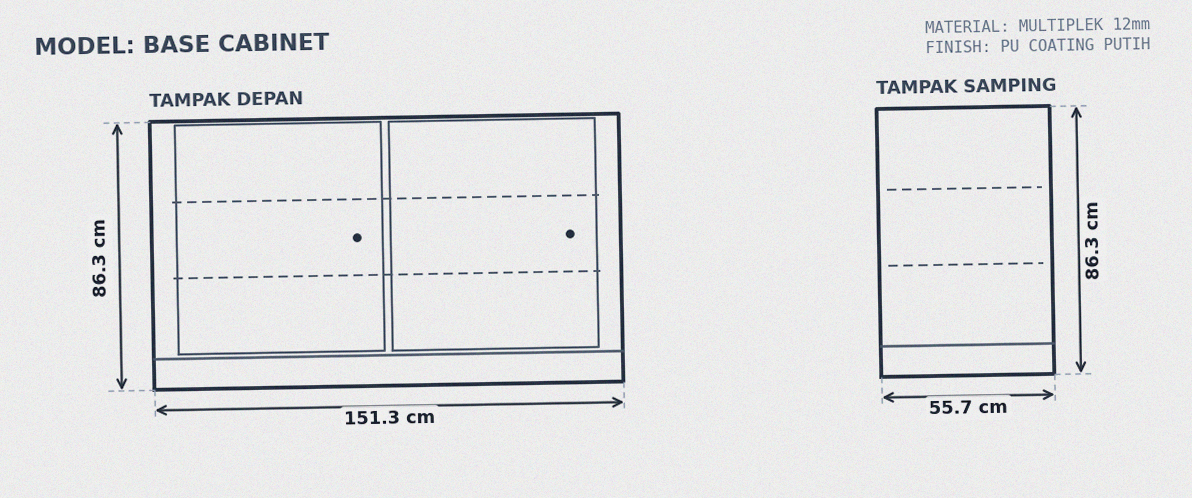
#> input picture AI Services/dataset_generator/synthetic_furniture_dataset/images/synth_0028.png, 1192 x 498 px
$ python -i generate_dataset.py   (imports and definitions only)
#> lines starting #> are read from the running program, lines starting #| are printed output that depends on the picture
import os
import json
import random
import numpy as np
import matplotlib.pyplot as plt
import matplotlib.patches as patches
from PIL import Image, ImageEnhance, ImageFilter
from pydantic import BaseModel, Field
from typing import Optional, List, Dict
from tqdm import tqdm

# 1. SKEMA DATA JSON BAKU (CONTRACT OUTPUT)
class OverallDimensions(BaseModel):
    length_cm: float
    width_cm: float
    height_cm: float

class DropPocket(BaseModel):
    length_cm: float
    depth_cm: float
    height_cm: float

class PlinthBase(BaseModel):
    has_plinth: bool
    height_cm: float
    offset_cm: float

class StructuralPartitions(BaseModel):
    shelves_count: int
    doors_count: int
    drawers_count: int

class MaterialHints(BaseModel):
    board_material: str            # bahan inti (mis. Blockboard, Multiplek, MDF)
    board_thickness_mm: int        # tebal papan inti
    finish: str                    # lapisan permukaan (HPL, Duco, Melamine, ...)
    finish_color: Optional[str] = None
    finish_code: Optional[str] = None  # kode HPL (mis. "TH 232 AC")

# Pool material realistis (konvensi bengkel interior Indonesia)
_BOARDS = ["Blockboard", "Multiplek", "MDF", "Particle Board", "Plywood"]
_FINISHES = ["HPL", "Duco", "Melamine", "Veneer", "PU Coating"]
_COLORS = ["Coklat", "Abu", "Putih", "Hitam", "Grey", "Maple", "Walnut"]

# [14 lines left out: function sample_material_hints, not called in this run]

# [10 lines that did not run here, left out]


# 2. GENERATOR PARAMETER REALISTIS (DOMAIN CONSTRAINTS)
# [85 lines left out: functions _plinth, sample_furniture_parameters, not called in this run]


# 3. RENDERING ENGINE ISOMETRIK CAD (MATPLOTLIB)
ISO_ANGLE = np.radians(30)
_COS, _SIN = np.cos(ISO_ANGLE), np.sin(ISO_ANGLE)

# Format angka pada GAMBAR, diacak titik/koma agar model robust. JSON ground truth
# tetap memakai titik.
_STYLE = {"comma": False}

# Koordinat teks header (axes fraction) — dipakai sama di kedua layout.
HEADER_X_L = 0.02     # judul (rata kiri)
HEADER_X_R = 0.98     # catatan material (rata kanan)
HEADER_TOP = 0.975    # baris atas header
HEADER_SUB = 0.925    # baris kedua (mis. NOTE radius)

def fmt(v: float) -> str:
    s = f"{v:.1f}"
    return s.replace('.', ',') if _STYLE["comma"] else s

# [273 lines left out: functions _material_note, _draw_material_note, _draw_header_title, project_iso, _face_line, _face_rect and 4 more, not called in this run]


# 3b. RENDERING MULTI-VIEW 2D ORTOGRAFIK (TAMPAK DEPAN / SAMPING)
FRAME, GREY, DIMC, WITC = '#1e293b', '#475569', '#1f2937', '#94a3b8'

def _panel_rect(ax, ox, oy, w, h, **kw):
    ax.plot([ox, ox + w, ox + w, ox, ox], [oy, oy, oy + h, oy + h, oy], **kw)

# [18 lines left out: functions _dim_line, _dim_line_small, not called in this run]


def _witness(ax, a, b):
    ax.plot([a[0], b[0]], [a[1], b[1]], color=WITC, lw=0.7, ls=(0, (4, 3)))

# [197 lines left out: functions _draw_partitions_flat, render_multiview_2d, render_furniture, not called in this run]


# 4. AUGMENTASI VISUAL (NOISE & TEXTURE)
def apply_realistic_paper_effects(img_path: str):
    img = Image.open(img_path).convert('RGB')
#> img is the input picture: PIL image 1192x498 RGB; mean R, G, B 227.5, 227.9, 228.7

    # 1. Sedikit Jitter Rotasi (-2 sampai +2 derajat)
    angle = random.uniform(-2.0, 2.0)
    img = img.rotate(angle, resample=Image.BICUBIC, fillcolor=(250, 250, 250))
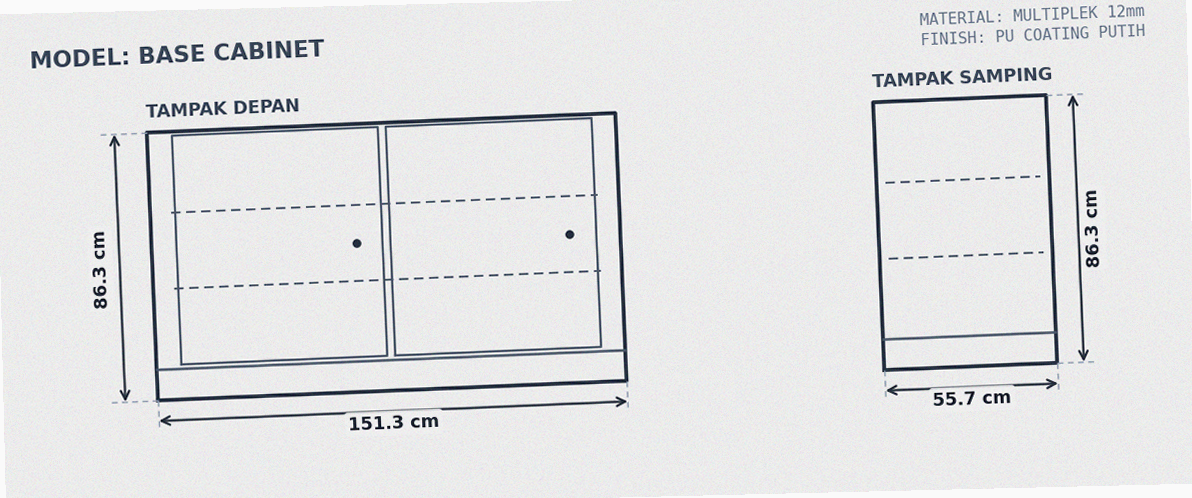
#> img: PIL image 1192x498 RGB; mean R, G, B 227.2, 227.7, 228.4

    # 2. Tambah Noise Halus (Kertas Kamera Bengkel)
    np_img = np.array(img).astype(np.float32)
    noise = np.random.normal(0, random.uniform(2, 6), np_img.shape)
    np_img = np.clip(np_img + noise, 0, 255).astype(np.uint8)
    img = Image.fromarray(np_img)

    # 3. Kontras & Kecerahan
    img = ImageEnhance.Contrast(img).enhance(random.uniform(0.9, 1.1))
    img = ImageEnhance.Brightness(img).enhance(random.uniform(0.95, 1.05))

    img.save(img_path, quality=92)


# 5. PIPELINE EKSEKUSI & EXPORT JSONL
# [71 lines left out: function generate_full_dataset, not called in this run]

# [2 lines not run here, left out]

>>> result = apply_realistic_paper_effects('synthetic_furniture_dataset/images/synth_0028.png')

$ run again, on AI Services/dataset_generator/synthetic_furniture_dataset/images/synth_0080.png
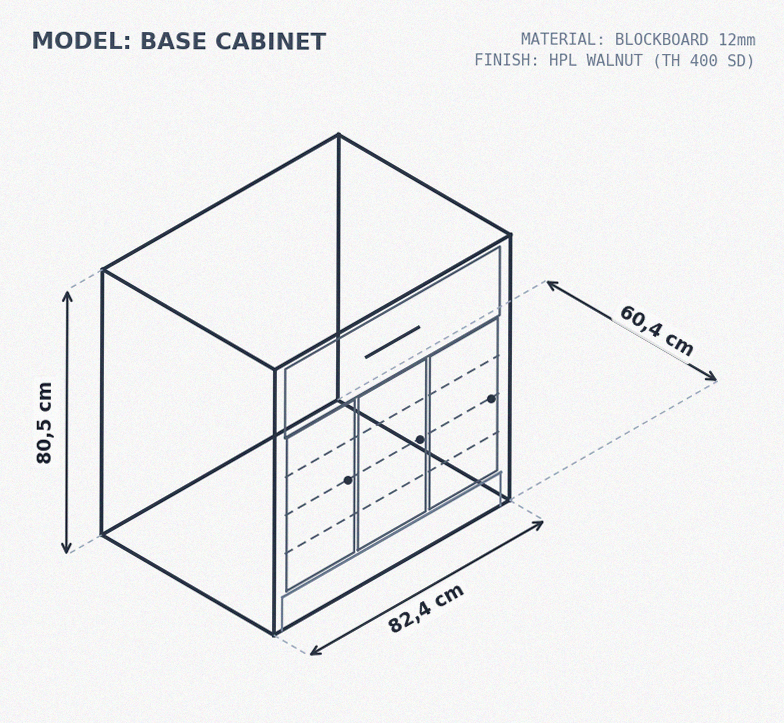
#> input picture AI Services/dataset_generator/synthetic_furniture_dataset/images/synth_0080.png, 784 x 723 px
#> in apply_realistic_paper_effects, img is the input picture: PIL image 784x723 RGB; mean R, G, B 237.8, 238.3, 239.1
#> in apply_realistic_paper_effects, `img = img.rotate(angle, resample=Image.BICUBIC, fillcolor=(250, 250, 2..`:
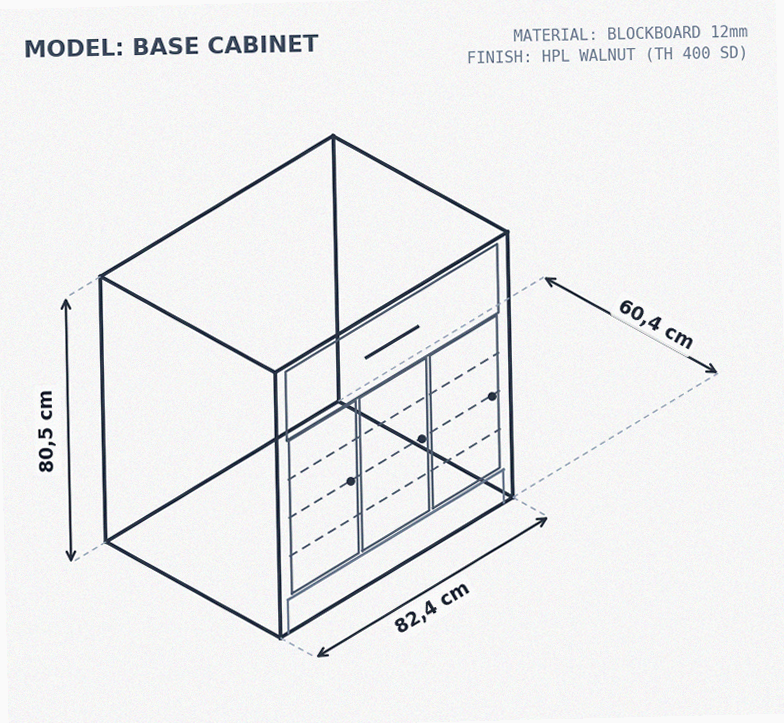
#> img: PIL image 784x723 RGB; mean R, G, B 237.3, 237.8, 238.6

$ run again, on AI Services/dataset_generator/synthetic_furniture_dataset/images/synth_0108.png
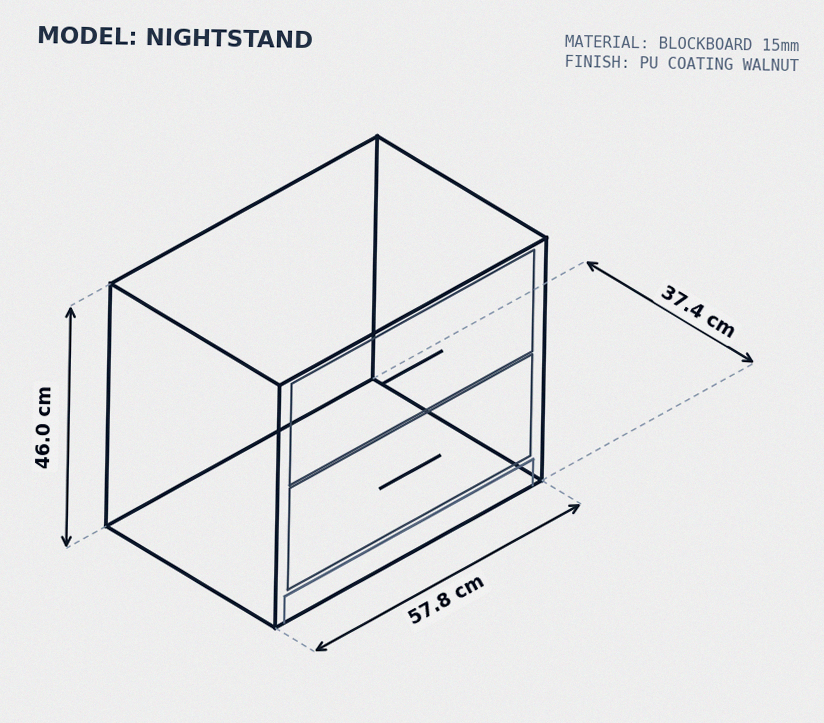
#> input picture AI Services/dataset_generator/synthetic_furniture_dataset/images/synth_0108.png, 824 x 723 px
#> in apply_realistic_paper_effects, img is the input picture: PIL image 824x723 RGB; mean R, G, B 229.4, 229.9, 230.6
#> in apply_realistic_paper_effects, `img = img.rotate(angle, resample=Image.BICUBIC, fillcolor=(250, 250, 2..`:
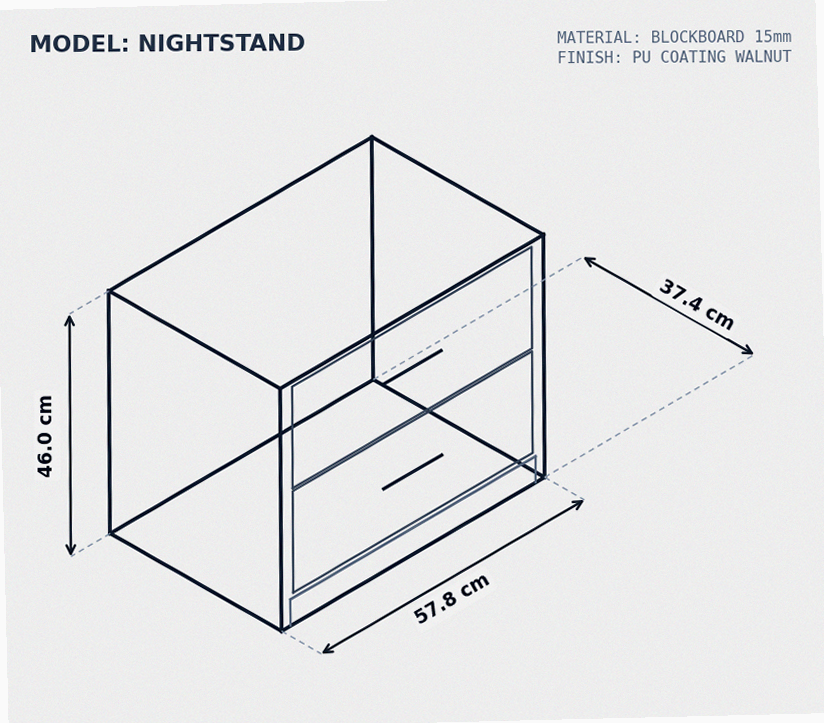
#> img: PIL image 824x723 RGB; mean R, G, B 229.1, 229.5, 230.3

$ run again, on AI Services/dataset_generator/synthetic_furniture_dataset/images/synth_0110.png
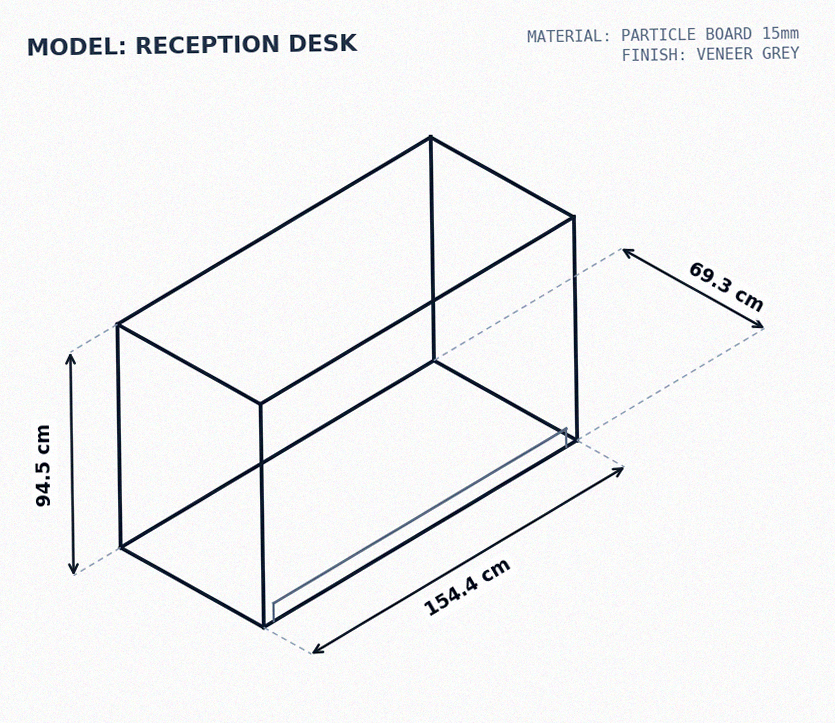
#> input picture AI Services/dataset_generator/synthetic_furniture_dataset/images/synth_0110.png, 835 x 723 px
#> in apply_realistic_paper_effects, img is the input picture: PIL image 835x723 RGB; mean R, G, B 242.2, 242.6, 243.3
#> in apply_realistic_paper_effects, `img = img.rotate(angle, resample=Image.BICUBIC, fillcolor=(250, 250, 2..`:
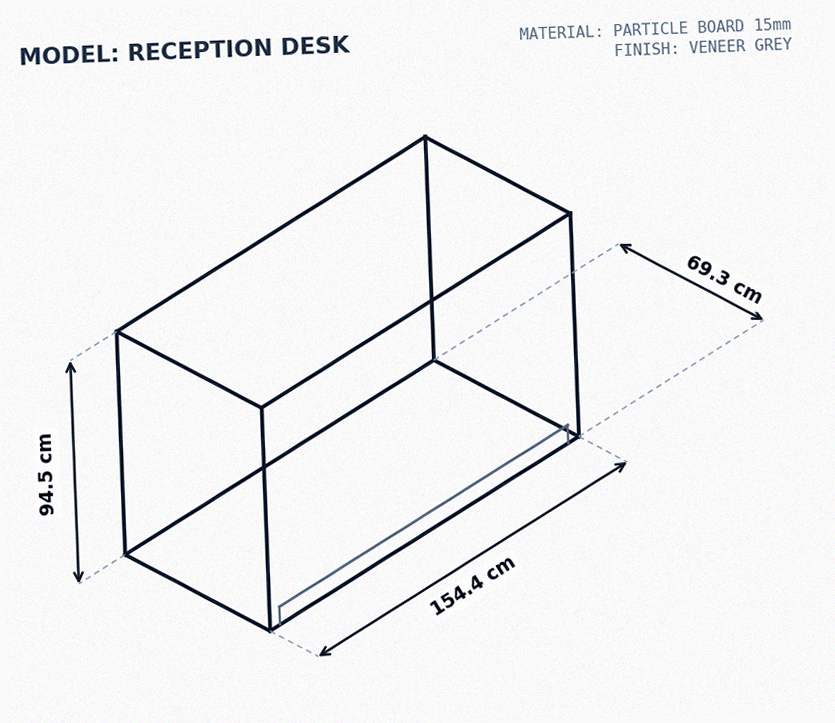
#> img: PIL image 835x723 RGB; mean R, G, B 241.6, 242, 242.6
